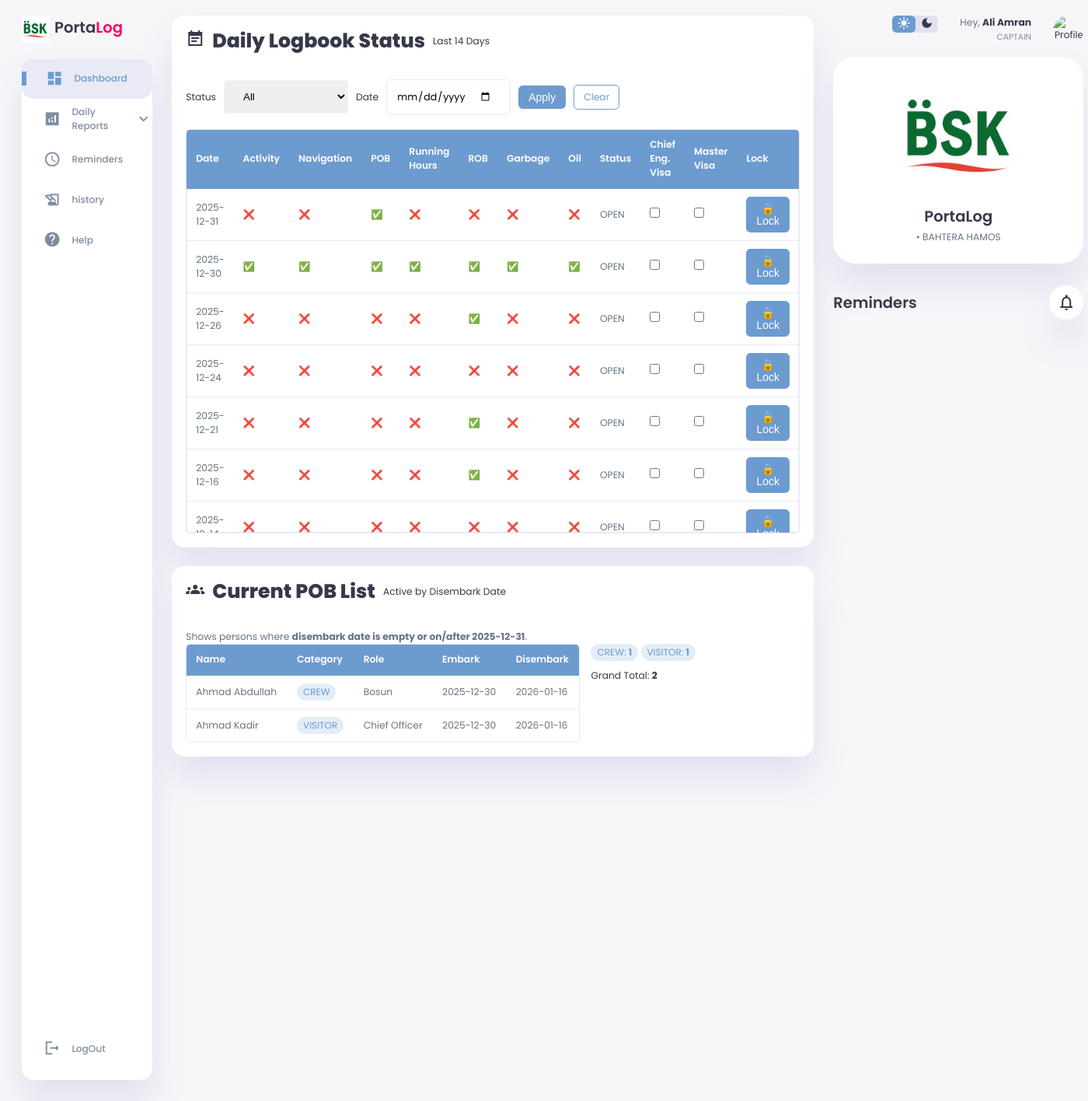
The page /dashboard.php (signed in) on the database its author committed.
### tables this page shows
CREATE TABLE `dailystatus` (
  `vessel_id` bigint(20) NOT NULL,
  `log_date` date NOT NULL,
  `status` enum('OPEN','LOCKED') DEFAULT 'OPEN',
  `locked_by` bigint(20) DEFAULT NULL,
  `locked_at` datetime DEFAULT NULL,
  PRIMARY KEY (`vessel_id`,`log_date`),
  KEY `log_date` (`log_date`)
);

CREATE TABLE `pob_stints` (
  `stint_id` bigint(20) NOT NULL AUTO_INCREMENT,
  `vessel_id` bigint(20) NOT NULL,
  `person_id` bigint(20) NOT NULL,
  `category` enum('CREW','PASSENGER','VISITOR','CONTRACTOR') NOT NULL,
  `crew_role` varchar(80) DEFAULT NULL,
  `embark_date` date NOT NULL,
  `disembark_date` date DEFAULT NULL,
  `remarks` text DEFAULT NULL,
  PRIMARY KEY (`stint_id`),
  UNIQUE KEY `uq_stint` (`vessel_id`,`person_id`,`embark_date`),
  KEY `ix_asof1` (`vessel_id`,`embark_date`),
  KEY `ix_asof2` (`disembark_date`),
  KEY `ix_person` (`person_id`)
);

CREATE TABLE `crewlist` (
  `id` bigint(20) NOT NULL AUTO_INCREMENT,
  `full_name` varchar(120) NOT NULL,
  `email` varchar(120) DEFAULT NULL,
  `nationality` varchar(60) DEFAULT NULL,
  `category` enum('CREW','PASSENGER','VISITOR','CONTRACTOR','ADMIN','OFFICE') NOT NULL,
  `crew_role` varchar(80) DEFAULT NULL,
  `dob` date DEFAULT NULL,
  PRIMARY KEY (`id`),
  UNIQUE KEY `unique_crew` (`full_name`,`email`)
);

CREATE TABLE `vessels` (
  `vessel_id` bigint(20) NOT NULL AUTO_INCREMENT,
  `vessel_name` varchar(120) NOT NULL,
  `imo_number` varchar(20) DEFAULT NULL,
  `call_sign` varchar(20) DEFAULT NULL,
  `flag` varchar(60) DEFAULT NULL,
  `vessel_type` varchar(60) DEFAULT NULL,
  `created_at` timestamp NOT NULL DEFAULT current_timestamp(),
  PRIMARY KEY (`vessel_id`),
  UNIQUE KEY `imo_number` (`imo_number`)
);

### dashboard.php (the view, shortened to what the rows shown need)
<?php
require_once "auto_cleanup_reminder.php";
$role = $_SESSION['role'];
$vessel_id = $_SESSION['vessel_id'] ?? null;
$searchDate = isset($_GET['search_date']) && $_GET['search_date'] !== ''
    ? date('Y-m-d', strtotime($_GET['search_date']))
    : null;
$statusFilter = isset($_GET['status']) ? strtoupper(trim($_GET['status'])) : 'ALL';
$vesselName = '';
if (isset($_SESSION['vessel_id'])) {
    $vessel_id = $_SESSION['vessel_id'];
    $stmt = $pdo->prepare("SELECT vessel_name FROM vessels WHERE vessel_id = ?");
    $stmt->execute([$vessel_id]);
    $vesselName = $stmt->fetchColumn() ?: '';
}
$params = [':vessel_id' => $vessel_id];
$statusExistsClause = "
AND (
    :status = 'ALL'
    OR EXISTS (
        SELECT 1 FROM dailystatus sx
        WHERE sx.vessel_id = :vessel_id
          AND sx.log_date = d.log_date
          AND sx.status = :status
    )
)";
if ($searchDate) {
    $sqlSearch = "
    SELECT DISTINCT :the_date AS log_date
    FROM (
      SELECT log_date FROM activitylogs     WHERE vessel_id = :vessel_id AND log_date = :the_date
      UNION SELECT log_date FROM pobpersons WHERE vessel_id = :vessel_id AND log_date = :the_date
      UNION SELECT log_date FROM navigationreports WHERE vessel_id = :vessel_id AND log_date = :the_date
      UNION SELECT log_date FROM rob_records WHERE vessel_id = :vessel_id AND log_date = :the_date
      UNION SELECT log_date FROM runninghours WHERE vessel_id = :vessel_id AND log_date = :the_date
      UNION SELECT log_date FROM garbagelogs WHERE vessel_id = :vessel_id AND log_date = :the_date
      UNION SELECT log_date FROM oilrecordbook WHERE vessel_id = :vessel_id AND log_date = :the_date
      UNION SELECT log_date FROM dailystatus WHERE vessel_id = :vessel_id AND log_date = :the_date
    ) d
    WHERE NOT EXISTS (
        SELECT 1 FROM dailystatus s
        WHERE s.vessel_id = :vessel_id
          AND s.log_date = :the_date
          AND s.status = 'CLOSED'
    )
    {$statusExistsClause}
    ";
    $stmt = $pdo->prepare($sqlSearch);
    $params[':the_date'] = $searchDate;
    $params[':status'] = $statusFilter;
    $stmt->execute($params);
    $dates = $stmt->fetchAll(PDO::FETCH_COLUMN);
} else {
    $sql = "
    SELECT DISTINCT d.log_date
    FROM (
      SELECT log_date FROM activitylogs WHERE vessel_id = :vessel_id
      UNION SELECT log_date FROM pobpersons WHERE vessel_id = :vessel_id
      UNION SELECT log_date FROM navigationreports WHERE vessel_id = :vessel_id
      UNION SELECT log_date FROM rob_records WHERE vessel_id = :vessel_id
      UNION SELECT log_date FROM runninghours WHERE vessel_id = :vessel_id
      UNION SELECT log_date FROM garbagelogs WHERE vessel_id = :vessel_id
      UNION SELECT log_date FROM oilrecordbook WHERE vessel_id = :vessel_id
      UNION SELECT log_date FROM dailystatus WHERE vessel_id = :vessel_id
    ) d
    WHERE NOT EXISTS (
        SELECT 1 FROM dailystatus s
        WHERE s.vessel_id = :vessel_id
          AND s.log_date = d.log_date
          AND s.status = 'CLOSED'
    )
    {$statusExistsClause}
    ORDER BY d.log_date DESC
    LIMIT 14
    ";
    $stmt = $pdo->prepare($sql);
    $params[':status'] = $statusFilter;
    $stmt->execute($params);
    $dates = $stmt->fetchAll(PDO::FETCH_COLUMN);
}
$today = date("Y-m-d");
$activePob = [];
$categoryCounts = [];
try {
    $pobStmt = $pdo->prepare("
        SELECT
            c.full_name,
            s.category,
            s.crew_role,
            s.embark_date,
            s.disembark_date
        FROM pob_stints s
        JOIN crewlist c ON c.id = s.person_id
        WHERE s.vessel_id = :vessel_id
          AND s.embark_date <= :today
          AND (s.disembark_date IS NULL OR s.disembark_date >= :today)
        ORDER BY s.category, c.full_name
    ");
    $pobStmt->execute([
        ':vessel_id' => $vessel_id,
        ':today' => $today
    ]);
    $activePob = $pobStmt->fetchAll(PDO::FETCH_ASSOC);
    foreach ($activePob as $row) {
        $cat = $row['category'] ?: 'UNCATEGORIZED';
        if (!isset($categoryCounts[$cat]))
            $categoryCounts[$cat] = 0;
        $categoryCounts[$cat]++;
    }
} catch (Exception $e) {
    $activePob = null;
}
?>
<!DOCTYPE html>
<html lang="en">
<head>
    <link rel="stylesheet" href="style.css" />
</head>
<body>
    <div class="container">
        <aside>
            <div class="toggle">
                <div class="logo">
                    <h2>Porta<span class="danger">Log</span></h2>
                </div>
            </div>
        </aside>
        <main>
            <div class="card">
                <div class="card-header">
                    <h1>Daily Logbook Status</h1>
                </div>
                <div class="card-body">
                    <br>
                    <div class="table-responsive">
                        <table>
                            <thead>
                                <tr>
                                    <th>Date</th>
                                    <th>Activity</th>
                                    <th>Navigation</th>
                                    <th>POB</th>
                                    <th>Running Hours</th>
                                    <th>ROB</th>
                                    <th>Garbage</th>
                                    <th>Oil</th>
                                    <th>Status</th>
                                    <?php if ($role === "CAPTAIN"): ?>
                                        <th>Chief Eng. Visa</th>
                                        <th>Master Visa</th>
                                        <th>Lock</th>
                                    <?php endif; ?>
                                </tr>
                            </thead>
                            <tbody>
                                <?php if (!empty($dates)): ?>
                                    <?php foreach ($dates as $date): ?>
                                        <?php
                                        $check = function ($table) use ($pdo, $vessel_id, $date) {
                                            $q = $pdo->prepare("SELECT COUNT(*) FROM $table WHERE vessel_id=? AND log_date=?");
                                            $q->execute([$vessel_id, $date]);
                                            return $q->fetchColumn() > 0 ? "✅" : "❌";
                                        };
                                        $activity = $check("activitylogs");
                                                                                $pobStmtDay = $pdo->prepare(
    "SELECT COUNT(*) FROM pob_stints WHERE vessel_id = ? AND embark_date <= ? AND (disembark_date IS NULL OR disembark_date >= ?)"
);
                                                                                $pobStmtDay->execute([$vessel_id, $date, $date]);
                                                                                $pob = ($pobStmtDay->fetchColumn() > 0) ? "✅" : "❌";
                                        $nav = $check("navigationreports");
                                        $rob = $check("rob_records");
                                        $engine = $check("runninghours");
                                        $garbage = $check("garbagelogs");
                                        $oil = $check("oilrecordbook");
                                        $statusQ = $pdo->prepare("SELECT status FROM dailystatus WHERE vessel_id=? AND log_date=? LIMIT 1");
                                        $statusQ->execute([$vessel_id, $date]);
                                        $dayStatus = $statusQ->fetchColumn() ?: "OPEN";
                                        ?>
                                        <tr>
                                            <td><?= htmlspecialchars($date) ?></td>
                                            <td><?= $activity ?></td>
                                            <td><?= $nav ?></td>
                                            <td><?= $pob ?></td>
                                            <td><?= $engine ?></td>
                                            <td><?= $rob ?></td>
                                            <td><?= $garbage ?></td>
                                            <td><?= $oil ?></td>
                                            <td><?= htmlspecialchars($dayStatus) ?></td>
                                            <?php if ($role === "CAPTAIN"): ?>
                                                <td><input type="checkbox" class="visa-check" data-type="chief"
                                                        <?= ($dayStatus === "LOCKED") ? "checked disabled" : ""; ?>></td>
                                                <td><input type="checkbox" class="visa-check" data-type="master"
                                                        <?= ($dayStatus === "LOCKED") ? "checked disabled" : ""; ?>></td>
                                                <td>
                                                    <form method="POST" action="lock-day.php">
                                                        <?php if ($dayStatus === "LOCKED"): ?>
                                                            <button type="submit" name="action" value="unlock" class="btn unlock-btn">🔓
                                                                Unlock</button>
                                                        <?php else: ?>
                                                            <button type="submit" name="action" value="lock" class="btn lock-btn"
                                                                disabled>🔒 Lock</button>
                                                        <?php endif; ?>
                                                    </form>
                                                </td>
                                            <?php endif; ?>
                                        </tr>
                                    <?php endforeach; ?>
                                <?php endif; ?>
                            </tbody>
                        </table>
                    </div>
                </div>
            </div>
            <div class="card">
                <div class="card-header">
                    <h1>Current POB List</h1>
                </div>
                <div class="card-body">
                    <?php if ($activePob === null): ?>
                        <p style="color:#c62828"><strong>Note:</strong> Please confirm the <code>pobpersons</code>
                            table/columns. Expected:
                            <code>full_name, category, crew_role, embark_date, disembark_date</code>.
                        </p>
                    <?php else: ?>
                        <div class="pob-grid">
                            <div>
                                <div class="pob-table-wrap">
                                    <table>
                                        <thead>
                                            <tr>
                                                <th>Name</th>
                                                <th>Category</th>
                                                <th>Role</th>
                                                <th>Embark</th>
                                                <th>Disembark</th>
                                            </tr>
                                        </thead>
                                        <tbody>
                                            <?php if (count($activePob) === 0): ?>
                                                <tr>
                                                    <td colspan="5">No active POB.</td>
                                                </tr>
                                            <?php else: ?>
                                                <?php foreach ($activePob as $p): ?>
                                                    <tr>
                                                        <td><?= htmlspecialchars($p['full_name']) ?></td>
                                                        <td><span
                                                                class="pill"><?= htmlspecialchars($p['category'] ?: 'UNCATEGORIZED') ?></span>
                                                        </td>
                                                        <td><?= htmlspecialchars($p['crew_role'] ?: '-') ?></td>
                                                        <td><?= $p['embark_date'] ? htmlspecialchars($p['embark_date']) : '-' ?>
                                                        </td>
                                                        <td><?= $p['disembark_date'] ? htmlspecialchars($p['disembark_date']) : '-' ?>
                                                        </td>
                                                    </tr>
                                                <?php endforeach; ?>
                                            <?php endif; ?>
                                        </tbody>
                                    </table>
                                </div>
                            </div>
                            <div class="totals">
                                <div class="row">
                                    <?php if (!empty($categoryCounts)): ?>
                                        <?php foreach ($categoryCounts as $cat => $cnt): ?>
                                            <span class="pill"><?= htmlspecialchars($cat) ?>:
                                                <strong><?= (int) $cnt ?></strong></span>
                                        <?php endforeach; ?>
                                    <?php else: ?>
                                        <span class="muted">No categories to summarize.</span>
                                    <?php endif; ?>
                                </div>
                            </div>
                        </div>
                    <?php endif; ?>
                </div>
            </div>
        </main>
        <div class="right-section">
            <div class="user-profile">
                <div class="logo">
                    <img src="image/BSK_LOGO.jpg" alt="Logo">
                    <h2>PortaLog</h2>
                    <p><?= $vesselName ? " • " . htmlspecialchars($vesselName) : "" ?></p>
                </div>
            </div>
            <div class="reminders" id="reminders-section">
                <div class="header">
                    <h2>Reminders</h2>
                </div>
            </div>
        </div>
    </div>
</body>
</html>

### rows shown on the page
dailystatus: status "OPEN"
dailystatus: status "OPEN"
dailystatus: status "OPEN"
dailystatus: status "OPEN"
dailystatus: status "OPEN"
dailystatus: status "OPEN"
dailystatus: status "OPEN"
pob_stints: crewlist.full_name "Ahmad Abdullah", category "CREW", crew_role "Bosun", embark_date "2025-12-30", disembark_date "2026-01-16"
pob_stints: crewlist.full_name "Ahmad Kadir", category "VISITOR", crew_role "Chief Officer", embark_date "2025-12-30", disembark_date "2026-01-16", cnt "1"
vessels: vessel_name "BAHTERA HAMOS"

### other values the page prints
implode(" • ", $sub) "Last 14 Days"
$date "2025-12-31"
$activity "❌"
$nav "❌"
$pob "✅"
$engine "❌"
$rob "❌"
$garbage "❌"
$oil "❌"
$date "2025-12-30"
$activity "✅"
$nav "✅"
$engine "✅"
$rob "✅"
$garbage "✅"
